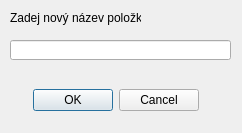
<?xml version="1.0" encoding="UTF-8"?>
<ui version="4.0">
 <class>Dialog</class>
 <widget class="QDialog" name="Dialog">
  <property name="geometry">
   <rect>
    <x>0</x>
    <y>0</y>
    <width>242</width>
    <height>133</height>
   </rect>
  </property>
  <property name="windowTitle">
   <string>Dialog</string>
  </property>
  <widget class="QDialogButtonBox" name="buttonBox">
   <property name="geometry">
    <rect>
     <x>20</x>
     <y>80</y>
     <width>191</width>
     <height>41</height>
    </rect>
   </property>
   <property name="orientation">
    <enum>Qt::Horizontal</enum>
   </property>
   <property name="standardButtons">
    <set>QDialogButtonBox::Cancel|QDialogButtonBox::Ok</set>
   </property>
   <property name="centerButtons">
    <bool>true</bool>
   </property>
  </widget>
  <widget class="QLabel" name="label">
   <property name="geometry">
    <rect>
     <x>10</x>
     <y>10</y>
     <width>131</width>
     <height>16</height>
    </rect>
   </property>
   <property name="text">
    <string>Zadej nový název položky</string>
   </property>
  </widget>
  <widget class="QLineEdit" name="lineEdit">
   <property name="geometry">
    <rect>
     <x>10</x>
     <y>40</y>
     <width>221</width>
     <height>20</height>
    </rect>
   </property>
  </widget>
 </widget>
 <resources/>
 <connections>
  <connection>
   <sender>buttonBox</sender>
   <signal>accepted()</signal>
   <receiver>Dialog</receiver>
   <slot>accept()</slot>
   <hints>
    <hint type="sourcelabel">
     <x>210</x>
     <y>80</y>
    </hint>
    <hint type="destinationlabel">
     <x>157</x>
     <y>132</y>
    </hint>
   </hints>
  </connection>
  <connection>
   <sender>buttonBox</sender>
   <signal>rejected()</signal>
   <receiver>Dialog</receiver>
   <slot>reject()</slot>
   <hints>
    <hint type="sourcelabel">
     <x>210</x>
     <y>80</y>
    </hint>
    <hint type="destinationlabel">
     <x>241</x>
     <y>132</y>
    </hint>
   </hints>
  </connection>
 </connections>
</ui>
